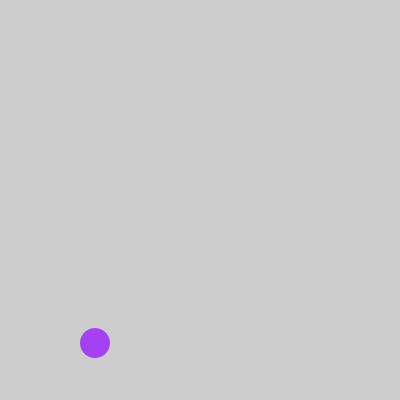
Frame 1 (no input)
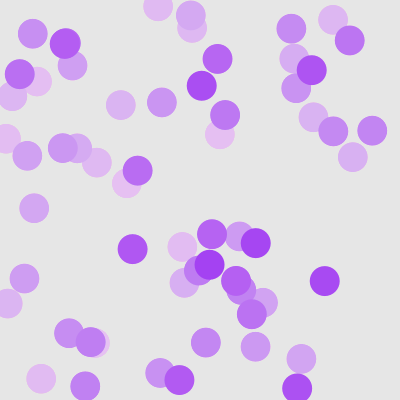
Frame 60 (the mouse pressed at the canvas centre just before this capture)
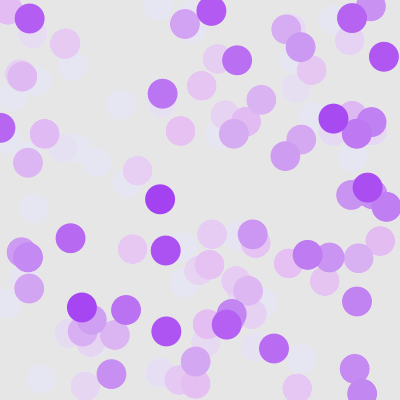
Frame 120 (the mouse held since frame 60 and released just before this capture)

The Processing sketch that drew these frames (run headless with seeded random() and noise(); from frame 60 on, the mouse is pressed at the canvas centre):

// Processing sketch: processing_50333
// ── processing_50333.pde

//homework 4
//copyright russell andrews 2012


int trans, dia;

void setup(){
  size(400,400);
  smooth();
  noStroke();
  trans = color(random(255), random(255), random(255));
  dia = 30;
}

void draw(){
  fill(255, 5);
  rect(0, 0, width, height);
  fill(trans);
  float x = random(0, 400);
  float y = random(0, 400);
  ellipse(x, y, dia, dia);
  if (dia > 75){
    dia = 75;
  }
  if (dia < 5){
    dia = 5;
  }
}

void keyPressed(){
  if (key == ' '){
  trans = color(random(255), random(255), random(255));
  }
  if (keyCode == UP){
    dia = dia + 5;
  }
  if (keyCode == DOWN){
    dia = dia - 5;
  }
}
